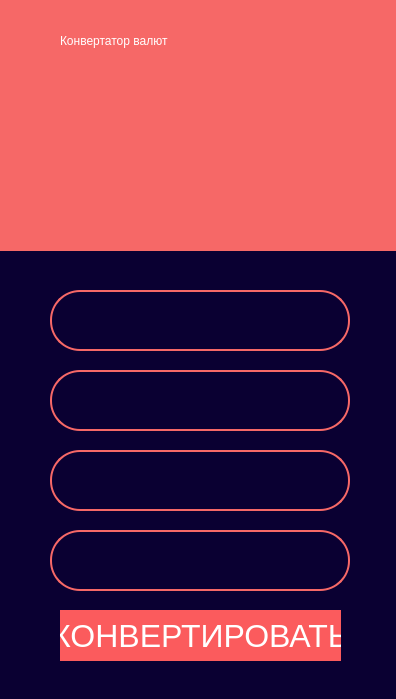
<?xml version="1.0" encoding="UTF-8"?>
<ui version="4.0">
 <class>MainWindow</class>
 <widget class="QMainWindow" name="MainWindow">
  <property name="geometry">
   <rect>
    <x>0</x>
    <y>0</y>
    <width>396</width>
    <height>699</height>
   </rect>
  </property>
  <property name="windowTitle">
   <string>MainWindow</string>
  </property>
  <property name="styleSheet">
   <string notr="true">background-color: rgb(10, 0, 50);
font: 24pt &quot;.AppleSystemUIFont&quot;;</string>
  </property>
  <widget class="QWidget" name="centralwidget">
   <widget class="QWidget" name="widget" native="true">
    <property name="geometry">
     <rect>
      <x>0</x>
      <y>-10</y>
      <width>551</width>
      <height>261</height>
     </rect>
    </property>
    <property name="styleSheet">
     <string notr="true">background-color: #f66867</string>
    </property>
    <widget class="QLabel" name="label">
     <property name="geometry">
      <rect>
       <x>60</x>
       <y>10</y>
       <width>291</width>
       <height>81</height>
      </rect>
     </property>
     <property name="styleSheet">
      <string notr="true">font: 24pt &quot;.AppleSystemUIFont&quot;;
color: rgb(255, 255, 255);</string>
     </property>
     <property name="text">
      <string>Конвертатор валют</string>
     </property>
    </widget>
    <widget class="QLabel" name="label_2">
     <property name="geometry">
      <rect>
       <x>110</x>
       <y>70</y>
       <width>181</width>
       <height>171</height>
      </rect>
     </property>
     <property name="text">
      <string/>
     </property>
     <property name="pixmap">
      <pixmap>exchanging.png</pixmap>
     </property>
    </widget>
   </widget>
   <widget class="QLineEdit" name="lineEdit">
    <property name="geometry">
     <rect>
      <x>50</x>
      <y>290</y>
      <width>300</width>
      <height>61</height>
     </rect>
    </property>
    <property name="styleSheet">
     <string notr="true">background-color: rgb(10, 0, 50);
border: 2px solid #f66867;
border-radius: 30;
color: white;
font: 75 24pt &quot;Apple SD Gothic Neo&quot;;</string>
    </property>
    <property name="alignment">
     <set>Qt::AlignCenter</set>
    </property>
   </widget>
   <widget class="QLineEdit" name="lineEdit_2">
    <property name="geometry">
     <rect>
      <x>50</x>
      <y>370</y>
      <width>300</width>
      <height>61</height>
     </rect>
    </property>
    <property name="styleSheet">
     <string notr="true">background-color: rgb(10, 0, 50);
border: 2px solid #f66867;
border-radius: 30;
color: white;
font: 75 24pt &quot;Apple SD Gothic Neo&quot;;</string>
    </property>
    <property name="alignment">
     <set>Qt::AlignCenter</set>
    </property>
   </widget>
   <widget class="QLineEdit" name="lineEdit_3">
    <property name="geometry">
     <rect>
      <x>50</x>
      <y>450</y>
      <width>300</width>
      <height>61</height>
     </rect>
    </property>
    <property name="styleSheet">
     <string notr="true">background-color: rgb(10, 0, 50);
border: 2px solid #f66867;
border-radius: 30;
color: white;
font: 75 24pt &quot;Apple SD Gothic Neo&quot;;</string>
    </property>
    <property name="alignment">
     <set>Qt::AlignCenter</set>
    </property>
   </widget>
   <widget class="QLineEdit" name="lineEdit_4">
    <property name="geometry">
     <rect>
      <x>50</x>
      <y>530</y>
      <width>300</width>
      <height>61</height>
     </rect>
    </property>
    <property name="styleSheet">
     <string notr="true">background-color: rgb(10, 0, 50);
border: 2px solid #f66867;
border-radius: 30;
color: white;
font: 75 24pt &quot;Apple SD Gothic Neo&quot;;</string>
    </property>
    <property name="alignment">
     <set>Qt::AlignCenter</set>
    </property>
   </widget>
   <widget class="QPushButton" name="pushButton">
    <property name="geometry">
     <rect>
      <x>60</x>
      <y>610</y>
      <width>281</width>
      <height>51</height>
     </rect>
    </property>
    <property name="font">
     <font>
      <family>.AppleSystemUIFont</family>
      <pointsize>24</pointsize>
      <weight>50</weight>
      <italic>false</italic>
      <bold>false</bold>
     </font>
    </property>
    <property name="styleSheet">
     <string notr="true">QPushButton {
	color: white;
	background-color: #fb5b5d;
	border-radius: 30;
}

QPushButton:pressed {
	background-color: rgb(155, 40, 48);
}</string>
    </property>
    <property name="text">
     <string>КОНВЕРТИРОВАТЬ</string>
    </property>
   </widget>
  </widget>
 </widget>
 <resources/>
 <connections/>
</ui>
